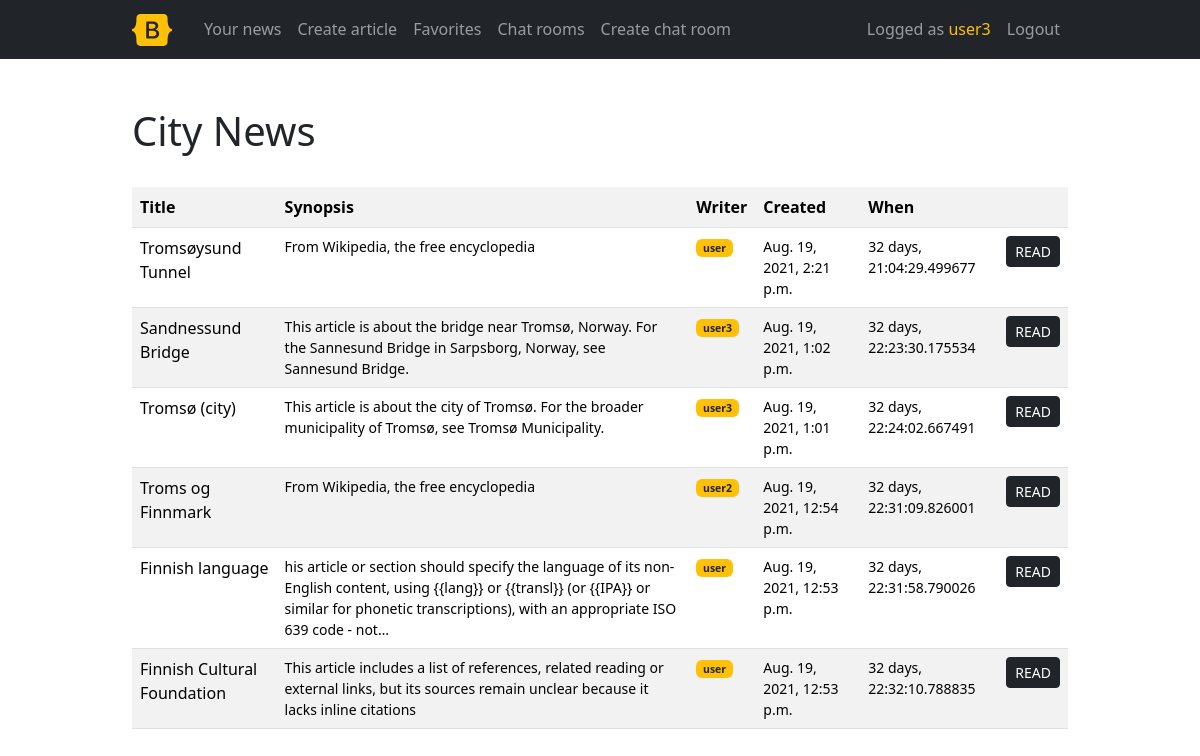
The page /articles/ (signed in) on the database its author committed.
### publications/models.py (models this page shows, shortened)
class Article(models.Model):
    title = models.CharField(max_length=64, null=False)
    author = models.ForeignKey(User, on_delete=models.CASCADE, null=False)
    created = models.DateTimeField(auto_now_add=True, null=False)
    synopsis = models.CharField(max_length=312, null=False)
    content = models.TextField(null=False)
    class Meta:
        ordering = ['-created']

### publications/views.py (the view)
# urls.py: path('articles/', ArticleListView.as_view(), name='article-list'),
class ArticleListView(ListView):
    model = Article
    def get_queryset(self):
        now = timezone.now()
        queryset = super(ArticleListView, self).get_queryset()
        duration = ExpressionWrapper(
            Value(now, DateTimeField()) - F("created"),
            output_field=fields.DurationField(),
        )
        queryset = queryset.annotate(duration=duration)
        return queryset
    def get_context_data(self, **kwargs):
        context = super().get_context_data(**kwargs)
        context["now"] = timezone.now()
        return context

### publications/templates/publications/article_list.html
{% extends "base.html" %}
{% block h1 %}
  {% if not publications %}
    City News
  {% else %}
    Your news
  {% endif %}
{% endblock %}
{% block content %}
  <table class="table table-striped">
    <tr>
      <th> Title </th>
      <th> Synopsis </th>
      {% if not publications %}
        <th> Writer </th>
      {% endif %}
      <th> Created </th>
      {% if not publications %}
        <th> When </th>
      {% endif %}
      <th></th>
    </tr>
    {% for article in object_list %}
      <tr>
        <td> {{ article.title }} </td>
        <td class="small">
          {{ article.synopsis | truncatechars:200 }}
        </td>
        {% if not publications %}
          <td class="small">
            <div class="badge bg-warning text-dark text-wrap">
            {{ article.author }}
            </div>
          </td>
        {% endif %}
          <td class="small">
         {{ article.created }} </td>
        {% if not publications %}
          <td class="small">
           {{ article.duration }} </td>
        {% endif %}
          <td class="small">
          <button class = "btn btn-dark btn-sm" onclick="window.location='{% url 'article-detail' article.id %}'">READ</a></td>
      </tr>
    {% empty %}
      <tr>
        <td colspan="6">
          No articles yet.
        </td>
      </tr>
    {% endfor %}
  </table>
{% endblock %}

### templates/nav.html (shortened to what this page needs)
<nav class="navbar navbar-expand-md navbar-dark bg-dark text-white mb-4">
  <div class="container-fluid container">
    <a  href="/" class="navbar-brand text-white text-decoration-none">
      <svg class="bi me-2" width="40" height="32" role="img" aria-label="Bootstrap"><use xlink:href="#bootstrap"/></svg>
    </a>
    <div class="collapse navbar-collapse justify-content-between" id="navbarCollapse">
      <ul class="navbar-nav me-auto mb-2 mb-md-0">
        {% if user.is_authenticated %}
            <li class="nav-item">
                <a class="nav-link" href="{% url 'my-article-list' %}">Your
                  news</a>
            </li>
            <li class="nav-item"><a class="nav-link" href="{% url 'article-create' %}">Create article</a></li>
            <li class="nav-item"><a class="nav-link" href="{% url 'favorites' %}">Favorites</a></li>
            <li class="nav-item"><a class="nav-link" href="{% url 'chat-list' %}">Chat rooms</a></li>
            <li class="nav-item"><a class="nav-link" href="{% url 'chat-create' %}">Create chat room</a></li>
        {% endif%}
      </ul>
      {% if user.is_authenticated %}
      <ul class="navbar-nav">
          <li class="nav-item"><span class="nav-link">Logged as  <span class="text-warning">{{ request.user }}</span></span></li>
          <li class="nav-item"><a class="nav-link" href="{% url 'logout' %}?next=/">Logout</a></li>
      </ul>
      {% endif %}
    </div>
  </div>
</nav>

### static/css/style.css (style rules this page uses)
.container { max-width: 960px; }

### rows shown on the page
Article: title "Tromsøysund Tunnel", synopsis "From Wikipedia, the free encyclopedia", author "user", created "Aug. 19, 2021, 2:21 p.m.", duration "32 days, 21:04:29.499677"
Article: title "Sandnessund Bridge", synopsis "This article is about the bridge near Tromsø, Norway. For the Sannesund Bridge in Sarpsborg, Norway, see Sannesund Bridge.", author "user3", created "Aug. 19, 2021, 1:02 p.m.", duration "32 days, 22:23:30.175534"
Article: title "Tromsø (city)", synopsis "This article is about the city of Tromsø. For the broader municipality of Tromsø, see Tromsø Municipality.", author "user3", created "Aug. 19, 2021, 1:01 p.m.", duration "32 days, 22:24:02.667491"
Article: title "Troms og Finnmark", synopsis "From Wikipedia, the free encyclopedia", author "user2", created "Aug. 19, 2021, 12:54 p.m.", duration "32 days, 22:31:09.826001"
Article: title "Finnish language", synopsis "his article or section should specify the language of its non-English content, using {{lang}} or {{transl}} (or {{IPA}} or similar for phonetic transcriptions), with an appropriate ISO 639 code - not…", author "user", created "Aug. 19, 2021, 12:53 p.m.", duration "32 days, 22:31:58.790026"
Article: title "Finnish Cultural Foundation", synopsis "This article includes a list of references, related reading or external links, but its sources remain unclear because it lacks inline citations", author "user", created "Aug. 19, 2021, 12:53 p.m.", duration "32 days, 22:32:10.788835"

### other values the page prints
{{ request.user }} "user3"
